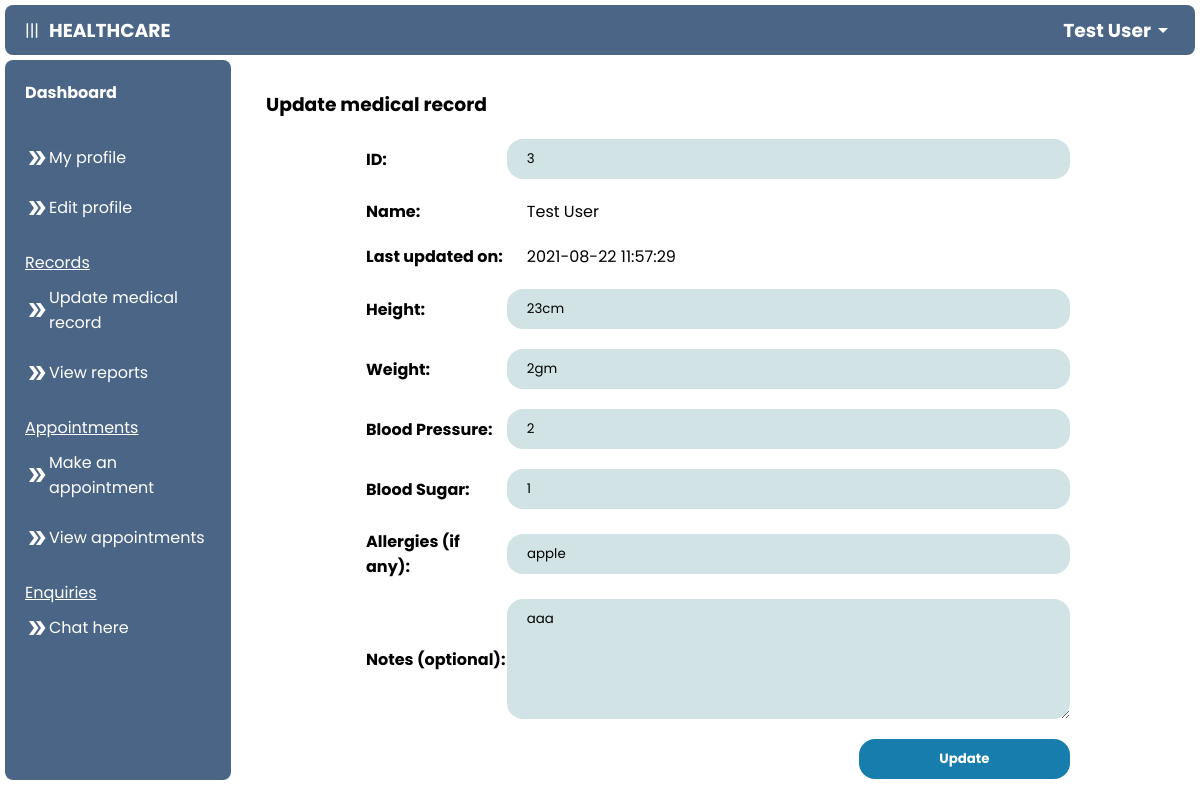
Screenshot of /patient/update_record.php?id=3 (signed in) with the database file from the repository.
### tables this page shows
CREATE TABLE `patient` (
  `p_id` int(11) NOT NULL,
  `name` varchar(255) NOT NULL,
  `email` varchar(255) NOT NULL,
  `password` varchar(255) NOT NULL,
  `address` varchar(255) NOT NULL,
  `age` int(100) NOT NULL,
  `gender` enum('male','female','other') NOT NULL,
  `reg_date` datetime NOT NULL DEFAULT CURRENT_TIMESTAMP
);

CREATE TABLE `p_records` (
  `record_id` int(100) NOT NULL,
  `p_id` int(100) NOT NULL,
  `height` varchar(255) DEFAULT NULL,
  `weight` varchar(255) DEFAULT NULL,
  `blood_pressure` varchar(255) DEFAULT NULL,
  `blood_sugar` varchar(255) DEFAULT NULL,
  `allergies` varchar(255) DEFAULT NULL,
  `notes` varchar(255) DEFAULT NULL,
  `update_date` datetime NOT NULL DEFAULT CURRENT_TIMESTAMP ON UPDATE CURRENT_TIMESTAMP
);

### patient/update_record.php (the view, shortened to what this page needs)
<?php
include("../connect.php");
$id = $_GET["id"];
$sql = mysqli_query($con, "SELECT * FROM patient INNER JOIN p_records ON patient.p_id=p_records.p_id WHERE patient.p_id = '$id'");
$row = mysqli_fetch_array($sql);
$height = $row["height"];
$weight = $row["weight"];
$blood_pressure = $row["blood_pressure"];
$blood_sugar = $row["blood_sugar"];
$allergies = $row["allergies"];
$notes = $row["notes"];
$update = $row["update_date"]
?>
<!DOCTYPE html>
<html lang="en">
<head>
    <link rel="stylesheet" href="../css/add.css">
</head>
<body>
    <?php include('navigation.php'); ?>
    <main>
        <h3>Update medical record</h3>
        <form action="update_record1.php" method="POST">
            <div class="input-row">
                <h4>ID:</h4>
                <input type="text" name="id" value="<?php echo $id; ?>" readonly>
            </div>
            <div class="input-row">
                <h4>Name:</h4>
                <p><?php echo $row["name"]; ?></p>
            </div>
            <div class="input-row">
                <h4>Last updated on:</h4>
                <p><?php echo $update; ?></p>
            </div>
            <div class="input-row">
                <h4>Height:</h4>
                <input type="text" name="height" value="<?php echo $height; ?>">
            </div>
            <div class="input-row">
                <h4>Weight:</h4>
                <input type="text" name="weight" value="<?php echo $weight; ?>">
            </div>
            <div class="input-row">
                <h4>Blood Pressure:</h4>
                <input type="text" name="blood_pressure" value="<?php echo $blood_pressure; ?>">
            </div>
            <div class="input-row">
                <h4>Blood Sugar:</h4>
                <input type="text" name="blood_sugar" value="<?php echo $blood_sugar; ?>">
            </div>
            <div class="input-row">
                <h4>Allergies (if any):</h4>
                <input type="text" name="allergies" value="<?php echo $allergies; ?>">
            </div>
            <div class="input-row">
                <h4>Notes (optional):</h4>
                <textarea name="notes" id="notes" cols="30" rows="5"><?php echo $notes; ?></textarea>
            </div>
            <div class="input-row">
                <input type="submit" value="Update" style="background-color: rgb(23, 125, 172);color:white; font-weight:700; width:30%;">
            </div>
        </form>
    </main>
    </div>
</body>
</html>

### patient/navigation.php (shortened to what this page needs)
<?php
include('../connect.php');
$email = $_SESSION['email'];
$sql = mysqli_query($con, "SELECT * FROM patient WHERE email = '$email'");
$row = mysqli_fetch_array($sql);
$name = $row["name"];
?>
<link rel="stylesheet" href="../css/nav.css">
<header>
    <div class="head">
        <div id="nav_button" onclick="nav_button()">|||</div>
        <h3>HEALTHCARE</h3>
    </div>
    <div class="dropdown">
        <div class="user">
            <h3><?php echo $name; ?></h3>
            <span class="material-icons">
            </span>
        </div>
    </div>
</header>
<div class="container">
    <nav id="nav">
        <div class="nav-content">
            <a href="./dashboard.php">
                <h4>Dashboard</h4>
            </a>
        </div>
        <div class="nav-content">
            <u>
                <p></p>
            </u>
            <a href="./my_profile.php"><span class="material-icons">
                </span>My profile</a><br>
            <a href="./edit_profile.php?id=<?php echo $row["p_id"] ?>"><span class="material-icons">
                </span>Edit profile</a>
        </div>
        <div class="nav-content">
            <u>
                <p>Records</p>
            </u>
            <a href="./update_record.php?id=<?php echo $row["p_id"] ?>"><span class="material-icons">
                </span>Update medical record</a><br>
            <a href="./view_reports.php"><span class="material-icons">
                </span>View reports</a>
        </div>
        <div class="nav-content">
            <u>
                <p>Appointments</p>
            </u>
            <a href="./make_appointment.php"><span class="material-icons">
                </span>Make an appointment</a><br>
            <a href="./view_appointments.php"><span class="material-icons">
                </span>View appointments</a>
        </div>
        <div class="nav-content">
            <u>
                <p>Enquiries</p>
            </u>
            <a href="./chat.php"><span class="material-icons">
                </span>Chat here</a><br>
        </div>
    </nav>

### css/add.css (style rules this page uses)
.input-row { margin: 20px 100px; display: flex; align-items: center; justify-content: space-between; }
.input-row input, .input-row textarea, .input-row select { padding: 10px 20px; width: 80%; background-color: rgba(95, 158, 160, 0.288); border: none; border-radius: 1rem; }
.input-row p { width: 80%; padding: 0 20px; }
main { overflow: auto; }

### css/nav.css (style rules this page uses)
* { padding: 0; margin: 0; box-sizing: border-box; font-family: 'Poppins', sans-serif; }
body { overflow: hidden; height: 100vh; }
a { text-decoration: none; color: black; }
header { display: flex; align-items: center; justify-content: space-between; width: 100%-5px; height: 50px; padding:0 20px; background-color: #4B6587; color: #ffffff; border-radius: 0.5rem; margin: 5px; }
.dropdown { position: relative; display: inline-block; }
header .user, .head { display: flex; align-items: center; cursor: pointer; }
.head { gap: 10px; }
.container { display: flex; height: 100%; }
nav { flex: 1; background-color: #4B6587; width: 100%; height: 90%; margin: 5px; margin-top: 0; color: white; border-radius: 0.5rem; overflow: auto; display: block; transition: 0.5s ease-in-out; }
.nav-content { margin: 20px 0; padding: 0 20px; }
.nav-content a { display: flex; align-items: center; text-decoration: none; color: white; font-size: 16px; }
.nav-content p { padding: 10px 0; }
main { flex: 4; width: 100%; padding: 30px; }

### patient/navigation.php (style rules this page uses)
main { margin-bottom: 50px; }

### rows the page displays
patient: name "Test User"
p_records: update_date "2021-08-22 11:57:29", height "23cm", weight "2gm", blood_pressure "2", blood_sugar "1", allergies "apple", notes "aaa"
